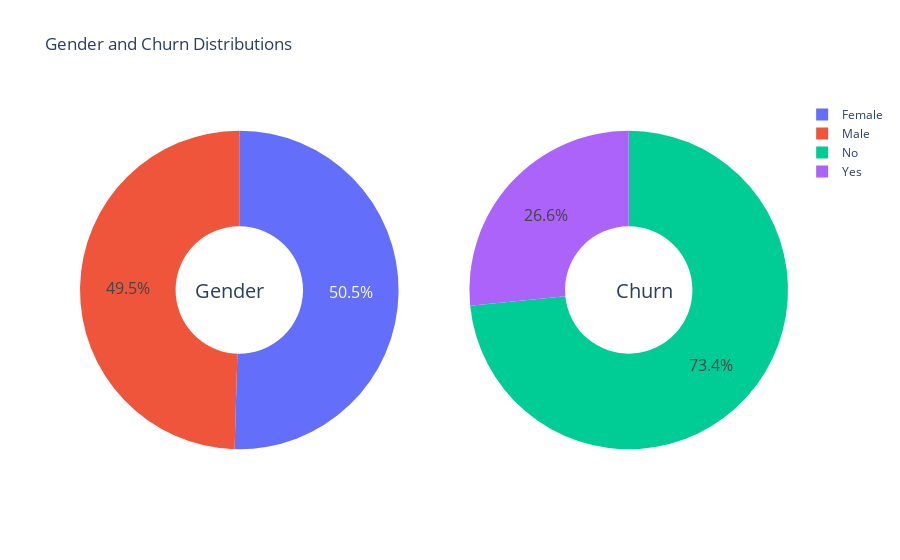

The notebook cell saved with this chart:
### Code cell
# Create subplots: use 'domain' type for Pie subplot
fig = make_subplots(rows=1, cols=2, specs=[[{'type':'domain'}, {'type':'domain'}]])
fig.add_trace(go.Pie(labels=g_labels, values=df['gender'].value_counts(), name="Gender"),
              1, 1)
fig.add_trace(go.Pie(labels=c_labels, values=df['Churn'].value_counts(), name="Churn"),
              1, 2)

# Use `hole` to create a donut-like pie chart
fig.update_traces(hole=.4, hoverinfo="label+percent+name", textfont_size=16)

fig.update_layout(
    title_text="Gender and Churn Distributions",
    # Add annotations in the center of the donut pies.
    annotations=[dict(text='Gender', x=0.16, y=0.5, font_size=20, showarrow=False),
                 dict(text='Churn', x=0.84, y=0.5, font_size=20, showarrow=False)])
fig.show()

### Figure 1 — Plotly figure (JSON) as saved in the notebook; plotly's stock layout.template omitted (floating-point values rounded to 4 significant figures)
{"data": [{"domain": {"x": [0, 0.45], "y": [0, 1]}, "hole": 0.4, "hoverinfo": "label+percent+name", "labels": ["Female", "Male"], "name": "Gender", "textfont": {"size": 16}, "type": "pie", "values": [3549, 3483]}, {"domain": {"x": [0.55, 1], "y": [0, 1]}, "hole": 0.4, "hoverinfo": "label+percent+name", "labels": ["No", "Yes"], "name": "Churn", "textfont": {"size": 16}, "type": "pie", "values": [5163, 1869]}], "layout": {"annotations": [{"font": {"size": 20}, "showarrow": false, "text": "Gender", "x": 0.16, "y": 0.5}, {"font": {"size": 20}, "showarrow": false, "text": "Churn", "x": 0.84, "y": 0.5}], "title": {"text": "Gender and Churn Distributions"}}}
